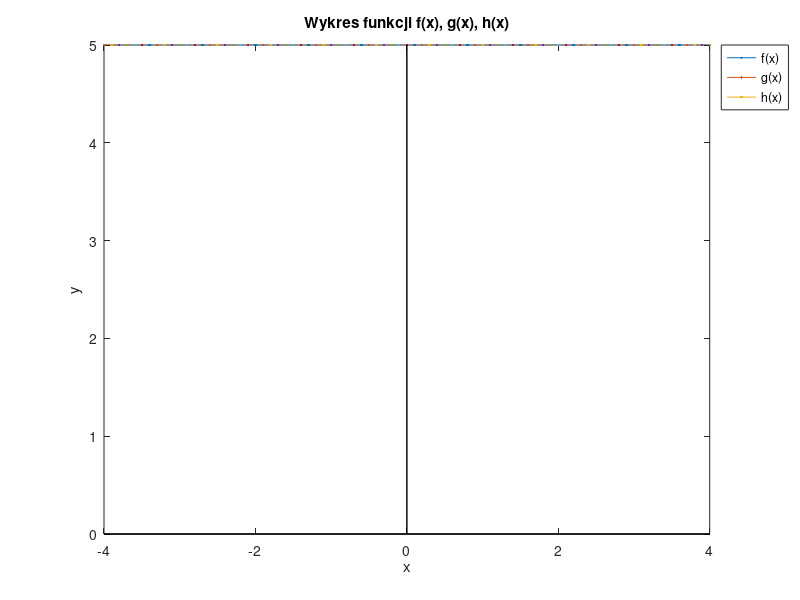

Write the MATLAB code that produced this figure.
%skrypt rysuje wykres wybranej funkcji na przedziale[-4,4]
clear
wzor1 = input("podaj wzór funkcji f zmiennej x: ","s")
wzor1 = strrep(wzor1, ".^", "^");
wzor1_str = wzor1;
wzor1_str = strrep(wzor1, "*", "·");
wzor1 = strrep(wzor1, "^", ".^");

wzor2 = input("podaj wzór funkcji g zmiennej x: ","s")
wzor2 = strrep(wzor2, ".^", "^");
wzor2_str = wzor2;
wzor2_str = strrep(wzor2, "*", "·");
wzor2 = strrep(wzor2, "^", ".^");

wzor3 = input("podaj wzór funkcji h zmiennej x: ","s")
wzor3 = strrep(wzor3, ".^", "^");
wzor3_str = wzor3;
wzor3_str = strrep(wzor3, "*", "·");
wzor3 = strrep(wzor3, "^", ".^");

x = [-4:0.1:4];
y1 = eval(wzor1);
y2 = eval(wzor2);
y3 = eval(wzor3);

h=figure;
set(h,'visible','off');

plot (x, y1);
hold on 
plot(x, y2);
plot(x, y3);
hold off 

title("Wykres funkcji f(x), g(x), h(x)");
line(xlim, zeros(2), "linestyle", "-", "color", "black");
line(zeros(2), ylim, "linestyle", "-", "color", "black");
xlabel("x");
ylabel("y");
legend("f(x)", "g(x)", "h(x)", "location", "northeastoutside");

print(h, "-dpng", "output.png")
%pause()